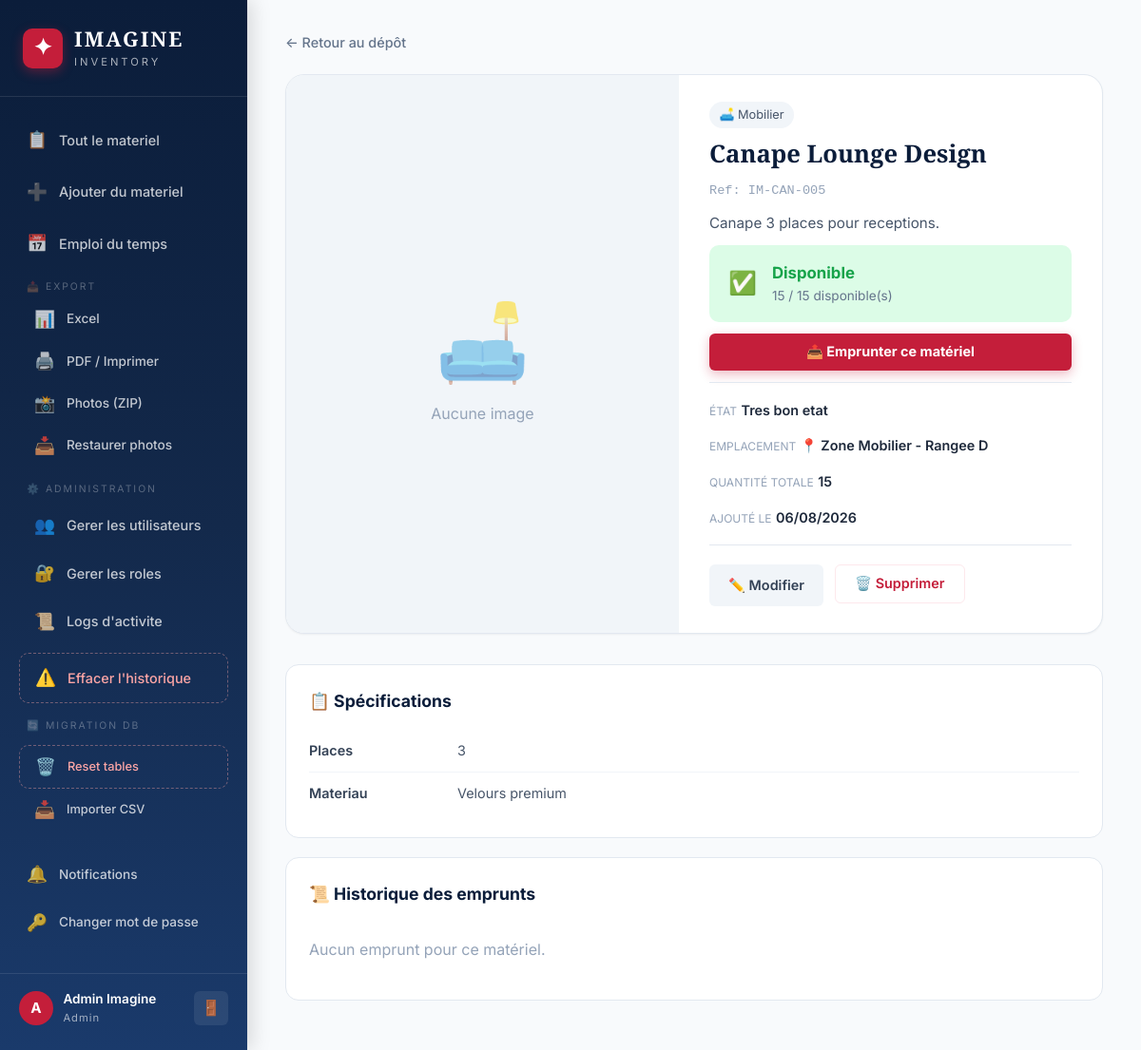
/equipment/5 (signed in), run on the app's committed database.
### app.py (models this page shows, shortened)
class User(UserMixin, db.Model):
    __tablename__ = 'users'
    id = db.Column(db.Integer, primary_key=True); email = db.Column(db.String(150), unique=True, nullable=False)
    password_hash = db.Column(db.String(256), nullable=False); full_name = db.Column(db.String(150), nullable=False)
    role_id = db.Column(db.Integer, db.ForeignKey('roles.id'), nullable=True)
    created_at = db.Column(db.DateTime, default=tunisia_now)
    borrows = db.relationship('Borrow', backref='user', lazy=True)
    event_assignments = db.relationship('EventAssignment', backref='user', lazy=True)
    notifications = db.relationship('Notification', backref='user', lazy=True, foreign_keys='Notification.user_id')
    def has_permission(self, perm):
        role = db.session.get(CustomRole, self.role_id) if self.role_id else None
        return role.has_permission(perm) if role else False
    @property
    def role_name(self):
        role = db.session.get(CustomRole, self.role_id) if self.role_id else None
        return role.name if role else 'Aucun role'
    @property
    def unread_notifications(self):
        return Notification.query.filter_by(user_id=self.id, read=False).count()

class CustomRole(db.Model):
    __tablename__ = 'roles'
    id = db.Column(db.Integer, primary_key=True); name = db.Column(db.String(100), unique=True, nullable=False)
    icon = db.Column(db.String(10), default='👤'); description = db.Column(db.String(250), default='')
    permissions = db.Column(db.Text, default=''); created_at = db.Column(db.DateTime, default=tunisia_now)
    users = db.relationship('User', backref='role', lazy=True)
    def get_permissions(self):
        try: return json.loads(self.permissions) if self.permissions else []
        except: return []
    def has_permission(self, p): return p in self.get_permissions()

class Category(db.Model):
    __tablename__ = 'categories'
    id = db.Column(db.Integer, primary_key=True); name = db.Column(db.String(100), unique=True, nullable=False)
    icon = db.Column(db.String(10), default='📦')
    equipment = db.relationship('Equipment', backref='category', lazy=True)

class Equipment(db.Model):
    __tablename__ = 'equipment'
    id = db.Column(db.Integer, primary_key=True); name = db.Column(db.String(200), nullable=False)
    description = db.Column(db.Text, default=''); reference = db.Column(db.String(100), unique=True)
    category_id = db.Column(db.Integer, db.ForeignKey('categories.id'))
    total_quantity = db.Column(db.Integer, default=1); available_quantity = db.Column(db.Integer, default=1)
    specifications = db.Column(db.Text, default=''); condition = db.Column(db.String(50), default='Bon etat')
    location = db.Column(db.String(100), default='Depot principal'); created_at = db.Column(db.DateTime, default=tunisia_now)
    images = db.relationship('EquipmentImage', backref='equipment', lazy=True, cascade='all, delete-orphan')
    borrows = db.relationship('Borrow', backref='equipment', lazy=True)
    def all_images(self): return [img.filename for img in self.images]

### app.py (the view)
@app.route('/equipment/<int:eid>')
@login_required
def equipment_detail(eid):
    eq = db.session.get(Equipment, eid)
    if not eq: flash('Introuvable.','error'); return redirect(url_for('dashboard'))
    borrows = Borrow.query.filter_by(equipment_id=eid).order_by(Borrow.borrow_date.desc()).all()
    return render_template('equipment_detail.html', eq=eq, borrows=borrows, today=date.today())

### app.py (called while the page is built)
@login_manager.user_loader
def load_user(uid): return db.session.get(User, int(uid))

### templates/equipment_detail.html (shortened to what this page needs)
{% extends "base.html" %}
{% block content %}
<div class="detail-page">
    <div class="breadcrumb">
        <a href="{{ url_for('dashboard') }}">← Retour au dépôt</a>
    </div>
    <div class="detail-hero">
        <div class="detail-gallery">
            {% if eq.all_images() %}
            <div class="gallery-main" id="galleryMain">
                <img src="{{ url_for('uploaded_file', fn=eq.all_images()[0]) }}"
                     alt="{{ eq.name }}" id="mainImage">
            </div>
            {% if eq.all_images() | length > 1 %}
            <div class="gallery-thumbs">
                {% for img in eq.all_images() %}
                <div class="gallery-thumb {% if loop.first %}active{% endif %}"
                     onclick="switchImage('{{ url_for('uploaded_file', fn=img) }}', this)">
                    <img src="{{ url_for('uploaded_file', fn=img) }}" alt="Image {{ loop.index }}">
                </div>
                {% endfor %}
            </div>
            {% endif %}
            {% else %}
            <div class="gallery-placeholder">
                <span class="placeholder-icon large">
                    {{ eq.category.icon if eq.category else '📦' }}
                </span>
                <p>Aucune image</p>
            </div>
            {% endif %}
        </div>
        <div class="detail-info">
            <div class="detail-header">
                {% if eq.category %}
                <span class="detail-cat">{{ eq.category.icon }} {{ eq.category.name }}</span>
                {% endif %}
            </div>
            <h1 class="detail-name">{{ eq.name }}</h1>
            <p class="detail-ref">Ref: {{ eq.reference }}</p>
            {% if eq.description %}
            <p class="detail-desc">{{ eq.description }}</p>
            {% endif %}
            <div class="availability-box {% if eq.available_quantity > 0 %}available{% else %}unavailable{% endif %}">
                <div class="avail-icon">
                    {% if eq.available_quantity > 0 %}✅{% else %}🔴{% endif %}
                </div>
                <div class="avail-info">
                    <div class="avail-status">
                        {% if eq.available_quantity > 0 %}
                        Disponible
                        {% else %}
                        Indisponible
                        {% endif %}
                    </div>
                    <div class="avail-qty">
                        {{ eq.available_quantity }} / {{ eq.total_quantity }} disponible(s)
                    </div>
                </div>
            </div>
            {% if eq.available_quantity > 0 %}
            <button class="btn btn-accent btn-full" onclick="openDetailBorrow()">
                📤 Emprunter ce matériel
            </button>
            {% endif %}
            <div class="detail-meta-grid">
                <div class="meta-item">
                    <span class="meta-label">État</span>
                    <span class="meta-value">{{ eq.condition }}</span>
                </div>
                <div class="meta-item">
                    <span class="meta-label">Emplacement</span>
                    <span class="meta-value">📍 {{ eq.location }}</span>
                </div>
                <div class="meta-item">
                    <span class="meta-label">Quantité totale</span>
                    <span class="meta-value">{{ eq.total_quantity }}</span>
                </div>
                <div class="meta-item">
                    <span class="meta-label">Ajouté le</span>
                    <span class="meta-value">{{ eq.created_at.strftime('%d/%m/%Y') }}</span>
                </div>
            </div>
            <div class="detail-actions">
                <a href="{{ url_for('edit_equipment', eid=eq.id) }}" class="btn btn-secondary">
                    ✏️ Modifier
                </a>
                <form method="POST" action="{{ url_for('delete_equipment', eid=eq.id) }}"
                      onsubmit="return confirm('Supprimer definitivement {{ eq.name | escape }} ?')" style="display:inline">
                    <button type="submit" class="btn btn-danger">🗑️ Supprimer</button>
                </form>
            </div>
        </div>
    </div>
    {% if eq.specifications %}
    <div class="detail-section">
        <h2>📋 Spécifications</h2>
        <div class="specs-card">
            {% for line in eq.specifications.split('\n') if line.strip() %}
            <div class="spec-row">
                {% if ':' in line %}
                <span class="spec-key">{{ line.split(':', 1)[0].strip() }}</span>
                <span class="spec-val">{{ line.split(':', 1)[1].strip() }}</span>
                {% else %}
                <span class="spec-full">{{ line.strip() }}</span>
                {% endif %}
            </div>
            {% endfor %}
        </div>
    </div>
    {% endif %}
    <div class="detail-section">
        <div style="display:flex;justify-content:space-between;align-items:center;margin-bottom:1rem">
            <h2 style="margin:0">📜 Historique des emprunts</h2>
        </div>
        {% if borrows %}
        <div class="history-table-wrapper">
            <table class="history-table">
                <thead>
                    <tr>
                        <th>Utilisateur</th>
                        <th>Qté</th>
                        <th>Événement</th>
                        <th>Date emprunt</th>
                        <th>Retour prévu</th>
                        <th>Statut</th>
                    </tr>
                </thead>
                <tbody>
                    {% for b in borrows %}
                    <tr>
                        <td>{{ b.user.full_name }}</td>
                        <td>{{ b.quantity }}</td>
                        <td>{{ b.event_name or '—' }}</td>
                        <td>{{ b.borrow_date.strftime('%d/%m/%Y') }}</td>
                        <td>{{ b.expected_return_date.strftime('%d/%m/%Y') }}</td>
                        <td>
                            {% if b.status == 'active' %}
                            <span class="status-badge status-active">Actif</span>
                            {% elif b.status == 'late' %}
                            <span class="status-badge status-late">⚠️ En retard</span>
                            {% else %}
                            <span class="status-badge status-returned">✅ Retourné</span>
                            {% endif %}
                        </td>
                    </tr>
                    {% endfor %}
                </tbody>
            </table>
        </div>
        {% else %}
        <p class="empty-text">Aucun emprunt pour ce matériel.</p>
        {% endif %}
    </div>
</div>
{% endblock %}

### templates/base.html (shortened to what this page needs)
<!DOCTYPE html>
<html lang="fr">
<head>
    <link rel="stylesheet" href="{{ url_for('static', filename='css/style.css') }}">
</head>
<body>
    {% if current_user.is_authenticated %}
    <aside class="sidebar" id="sidebar">
        <div class="sidebar-brand">
            <div class="brand-icon">✦</div>
            <div class="brand-text">
                <span class="brand-name">IMAGINE</span>
                <span class="brand-sub">Inventory</span>
            </div>
        </div>
        <nav class="sidebar-nav">
            <a href="{{ url_for('dashboard') }}" class="nav-item {% if request.endpoint == 'dashboard' %}active{% endif %}">
                <span class="nav-icon">📋</span><span>Tout le materiel</span>
            </a>
            {% if current_user.has_permission('manage_equipment') %}
            <a href="{{ url_for('add_equipment') }}" class="nav-item {% if request.endpoint == 'add_equipment' %}active{% endif %}">
                <span class="nav-icon">➕</span><span>Ajouter du materiel</span>
            </a>
            {% endif %}
            <a href="{{ url_for('schedule') }}" class="nav-item {% if request.endpoint == 'schedule' %}active{% endif %}">
                <span class="nav-icon">📅</span><span>Emploi du temps</span>
            </a>
            {% if current_user.has_permission('manage_equipment') %}
            <div style="margin:.25rem 0;padding:0 .5rem">
                <div style="font-size:.65rem;text-transform:uppercase;color:rgba(255,255,255,.3);letter-spacing:2px;padding:.25rem .5rem">📤 Export</div>
                <a href="{{ url_for('export_excel') }}" class="nav-item" style="font-size:.85rem;padding:.5rem 1rem">
                    <span class="nav-icon">📊</span><span>Excel</span>
                </a>
                <a href="{{ url_for('export_printer') }}" class="nav-item" style="font-size:.85rem;padding:.5rem 1rem" target="_blank">
                    <span class="nav-icon">🖨️</span><span>PDF / Imprimer</span>
                </a>
                {% if current_user.has_permission('manage_database') %}
                <a href="{{ url_for('export_photos_zip') }}" class="nav-item" style="font-size:.85rem;padding:.5rem 1rem">
                    <span class="nav-icon">📸</span><span>Photos (ZIP)</span>
                </a>
                <a href="{{ url_for('restore_photos') }}" class="nav-item" style="font-size:.85rem;padding:.5rem 1rem">
                    <span class="nav-icon">📥</span><span>Restaurer photos</span>
                </a>
                {% endif %}
            </div>
            {% endif %}
            {% if current_user.has_permission('manage_users') %}
            <div style="margin:.25rem 0;padding:0 .5rem">
                <div style="font-size:.65rem;text-transform:uppercase;color:rgba(255,255,255,.3);letter-spacing:2px;padding:.25rem .5rem">⚙️ Administration</div>
                <a href="{{ url_for('manage_users') }}" class="nav-item {% if request.endpoint == 'manage_users' %}active{% endif %}">
                    <span class="nav-icon">👥</span><span>Gerer les utilisateurs</span>
                </a>
                <a href="{{ url_for('manage_roles') }}" class="nav-item {% if request.endpoint == 'manage_roles' %}active{% endif %}">
                    <span class="nav-icon">🔐</span><span>Gerer les roles</span>
                </a>
                <a href="{{ url_for('activity_logs') }}" class="nav-item {% if request.endpoint == 'activity_logs' %}active{% endif %}">
                    <span class="nav-icon">📜</span><span>Logs d'activite</span>
                </a>
                <a href="#" class="nav-item nav-danger" onclick="openClearHistoryModal();return false" title="⚠️ A utiliser avec precaution">
                    <span class="nav-icon">⚠️</span><span>Effacer l'historique</span>
                </a>
            </div>
            {% if current_user.has_permission('manage_database') %}
            <div style="margin:.25rem 0;padding:0 .5rem">
                <div style="font-size:.65rem;text-transform:uppercase;color:rgba(255,255,255,.3);letter-spacing:2px;padding:.25rem .5rem">🔄 Migration DB</div>
                <a href="{{ url_for('reset_all_tables') }}" class="nav-item nav-danger" style="font-size:.8rem;padding:.5rem 1rem">
                    <span class="nav-icon">🗑️</span><span>Reset tables</span>
                </a>
                <a href="{{ url_for('import_csv') }}" class="nav-item" style="font-size:.8rem;padding:.5rem 1rem">
                    <span class="nav-icon">📥</span><span>Importer CSV</span>
                </a>
            </div>
            {% endif %}
            {% endif %}
            <div style="margin-top:auto;padding:0.5rem 0">
                <a href="{{ url_for('notifications') }}" class="nav-item" style="font-size:0.85rem;position:relative">
                    <span class="nav-icon">🔔</span><span>Notifications</span>
                </a>
                <a href="{{ url_for('change_password') }}" class="nav-item" style="font-size:0.85rem">
                    <span class="nav-icon">🔑</span><span>Changer mot de passe</span>
                </a>
            </div>
        </nav>
        <div class="sidebar-footer">
            <div class="user-info">
                <div class="user-avatar">{{ current_user.full_name[0] | upper }}</div>
                <div>
                    <div class="user-name">{{ current_user.full_name }}</div>
                    <div class="user-role">{{ current_user.role_name }}</div>
                </div>
            </div>
            <a href="{{ url_for('logout') }}" class="logout-btn" title="Deconnexion">🚪</a>
        </div>
    </aside>
    {% endif %}
    <main class="main-content {% if not current_user.is_authenticated %}no-sidebar{% endif %}">
        {% block content %}{% endblock %}
    </main>
</body>
</html>

### data on the page
User: full_name "A", full_name "Admin Imagine"
CustomRole: role_name "Admin"
Category: category "🛋️", category.icon "🛋️", category.name "Mobilier"
Equipment: name "Canape Lounge Design", reference "IM-CAN-005", description "Canape 3 places pour receptions.", available_quantity "15", total_quantity "15", condition "Tres bon etat", location "Zone Mobilier - Rangee D", created_at "06/08/2026"

### other printed values
{{ line.split(':', 1)[0].strip() }} "Places" "Materiau"
{{ line.split(':', 1)[1].strip() }} "3" "Velours premium"
